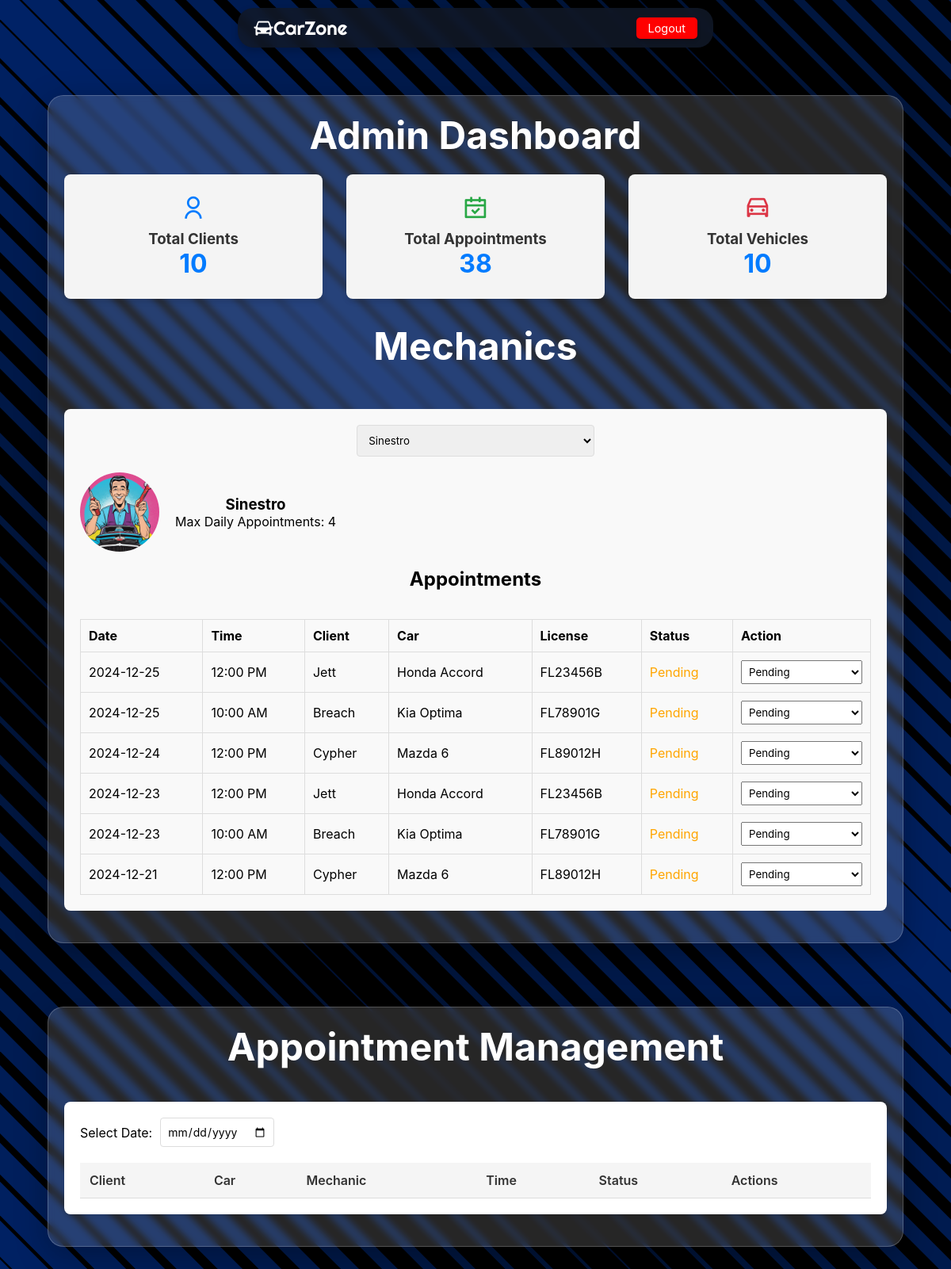
Page /admin_dashboard.php?mechanic_id=3 (signed in) on the committed database.
### tables this page shows
CREATE TABLE mechanics (
    mechanic_id INT PRIMARY KEY AUTO_INCREMENT,
    name VARCHAR(100) NOT NULL,
    max_daily_appointments INT DEFAULT 4,
    image_path VARCHAR(255) DEFAULT 'assets/mechanic_X.png'
);

CREATE TABLE appointments (
    appointment_id INT PRIMARY KEY AUTO_INCREMENT,
    client_id INT NOT NULL,
    car_id INT NOT NULL,
    mechanic_id INT NOT NULL,
    appointment_date DATE NOT NULL,
    time_slot TIME NOT NULL,
    appointment_status ENUM('pending', 'scheduled', 'in_progress', 'completed') DEFAULT 'pending',
    appointment_reason TEXT,
    FOREIGN KEY (client_id) REFERENCES clients(client_id),
    FOREIGN KEY (car_id) REFERENCES cars(car_id),
    FOREIGN KEY (mechanic_id) REFERENCES mechanics(mechanic_id),
    UNIQUE (client_id, appointment_date),
    UNIQUE (mechanic_id, appointment_date, time_slot)
);

CREATE TABLE clients (
    client_id INT PRIMARY KEY AUTO_INCREMENT,
    password_hash VARCHAR(255) NOT NULL,
    name VARCHAR(100) NOT NULL,
    phone VARCHAR(15) NOT NULL,
    email VARCHAR(255),
    address TEXT NOT NULL
);

CREATE TABLE cars (
    car_id INT PRIMARY KEY AUTO_INCREMENT,
    client_id INT NOT NULL,
    car_name VARCHAR(100) NOT NULL,
    license_number VARCHAR(20) NOT NULL,
    engine_number VARCHAR(20) NOT NULL,
    FOREIGN KEY (client_id) REFERENCES clients(client_id)
);

### admin_dashboard.php (the view, shortened to what this page needs)
<?php
require_once 'dbconnection.php';
function getTotalCounts($conn) {
    $counts = [];
    $result = $conn->query("SELECT COUNT(*) as total_clients FROM clients");
    $counts['total_clients'] = $result->fetch_assoc()['total_clients'];
    $result = $conn->query("SELECT COUNT(*) as total_appointments FROM appointments");
    $counts['total_appointments'] = $result->fetch_assoc()['total_appointments'];
    $result = $conn->query("SELECT COUNT(*) as total_vehicles FROM cars");
    $counts['total_vehicles'] = $result->fetch_assoc()['total_vehicles'];
    return $counts;
}
function getAllMechanics($conn) {
    $result = $conn->query("SELECT * FROM mechanics ORDER BY name");
    return $result->fetch_all(MYSQLI_ASSOC);
}
function getMechanicDetails($conn, $mechanic_id) {
    $stmt = $conn->prepare("SELECT * FROM mechanics WHERE mechanic_id = ?");
    $stmt->bind_param("i", $mechanic_id);
    $stmt->execute();
    return $stmt->get_result()->fetch_assoc();
}
function getMechanicAppointments($conn, $mechanic_id) {
    $stmt = $conn->prepare("
        SELECT a.*, c.name AS client_name, car.car_name, car.license_number
        FROM appointments a
        JOIN clients c ON a.client_id = c.client_id
        JOIN cars car ON a.car_id = car.car_id
        WHERE a.mechanic_id = ?
        ORDER BY a.appointment_date DESC
    ");
    $stmt->bind_param("i", $mechanic_id);
    $stmt->execute();
    return $stmt->get_result()->fetch_all(MYSQLI_ASSOC);
}
$dashboardCounts = getTotalCounts($conn);
$mechanics = getAllMechanics($conn);
$selectedMechanicDetails = null;
$selectedMechanicAppointments = [];
if (isset($_GET['mechanic_id'])) {
    $selectedMechanicDetails = getMechanicDetails($conn, $_GET['mechanic_id']);
    $selectedMechanicAppointments = getMechanicAppointments($conn, $_GET['mechanic_id']);
}
?>
<!DOCTYPE html>
<html lang="en">
<head>
    <link rel="stylesheet" href="css/admin_dcss.css">
    <link href="https://cdn.jsdelivr.net/npm/remixicon@4.5.0/fonts/remixicon.css" rel="stylesheet"/>
</head>
<body>
    <div class="navbar">
        <h1><i class="ri-roadster-fill"></i>CarZone</h1>
        <div class="nav-content">
            <a href="admin_login.php" class="login-btn">Logout</a>
        </div>
    </div>
    <div class="app_container">
        <h1>Admin Dashboard</h1>
        <div class="dashboard-grid">
            <div class="dashboard-card">
                <i class="ri-user-line" style="font-size: 2em; color: #007bff;"></i>
                <h3>Total Clients</h3>
                <div class="count"><?php echo $dashboardCounts['total_clients']; ?></div>
            </div>
            <div class="dashboard-card">
                <i class="ri-calendar-check-line" style="font-size: 2em; color: #28a745;"></i>
                <h3>Total Appointments</h3>
                <div class="count"><?php echo $dashboardCounts['total_appointments']; ?></div>
            </div>
            <div class="dashboard-card">
                <i class="ri-car-line" style="font-size: 2em; color: #dc3545;"></i>
                <h3>Total Vehicles</h3>
                <div class="count"><?php echo $dashboardCounts['total_vehicles']; ?></div>
            </div>
        </div>
        <h1 style="color:white">Mechanics</h1>
        <div class="mechanics-section">
            <form method="get">
                <select name="mechanic_id" class="mechanics-dropdown" onchange="this.form.submit()">
                    <?php foreach($mechanics as $mechanic): ?>
                        <option value="<?php echo $mechanic['mechanic_id']; ?>"
                            <?php echo (isset($_GET['mechanic_id']) && $_GET['mechanic_id'] == $mechanic['mechanic_id']) ? 'selected' : ''; ?>>
                            <?php echo htmlspecialchars($mechanic['name']); ?>
                        </option>
                    <?php endforeach; ?>
                </select>
            </form>
            <?php if ($selectedMechanicDetails): ?>
                <div class="mechanic-details">
                    <img src="<?php echo htmlspecialchars($selectedMechanicDetails['image_path']); ?>"
                         alt="<?php echo htmlspecialchars($selectedMechanicDetails['name']); ?>">
                    <div>
                        <h3><?php echo htmlspecialchars($selectedMechanicDetails['name']); ?></h3>
                        <p>Max Daily Appointments: <?php echo $selectedMechanicDetails['max_daily_appointments']; ?></p>
                    </div>
                </div>
                <h2>Appointments</h2>
                <br>
                <table class="appointments-table">
                    <thead>
                        <tr>
                            <th>Date</th>
                            <th>Time</th>
                            <th>Client</th>
                            <th>Car</th>
                            <th>License</th>
                            <th>Status</th>
                            <th>Action</th>
                        </tr>
                    </thead>
                    <tbody>
                        <?php foreach($selectedMechanicAppointments as $appointment): ?>
                        <tr>
                            <td><?php echo htmlspecialchars($appointment['appointment_date']); ?></td>
                            <td><?php echo date('h:i A', strtotime($appointment['time_slot'])); ?></td>
                            <td><?php echo htmlspecialchars($appointment['client_name']); ?></td>
                            <td><?php echo htmlspecialchars($appointment['car_name']); ?></td>
                            <td><?php echo htmlspecialchars($appointment['license_number']); ?></td>
                            <td class="status-<?php echo htmlspecialchars($appointment['appointment_status']); ?>">
                                <?php echo htmlspecialchars(ucfirst(str_replace('_', ' ', $appointment['appointment_status']))); ?>
                            </td>
                            <td>
                                <form method="post">
                                    <select name="appointment_status" class="status-dropdown" onchange="this.form.submit()">
                                        <option value="pending" <?php echo $appointment['appointment_status'] == 'pending' ? 'selected' : ''; ?>>Pending</option>
                                    </select>
                                </form>
                            </td>
                        </tr>
                        <?php endforeach; ?>
                    </tbody>
                </table>
            <?php endif; ?>
        </div>
    </div>
    <div class="app2_container">
        <h1 style="color:white;">Appointment Management</h1>
        <div class="appointment-section">
            <form class="date-selector">
                <label>Select Date:</label>
                <input type="date" name="date"
                       value="<?php echo isset($_GET['date']) ? $_GET['date'] : '';  ?>"
                       onchange="this.form.submit()">
            </form>
            <div class="appointments-container">
                <table class="daily-appointments-table">
                    <thead>
                        <tr>
                            <th>Client</th>
                            <th>Car</th>
                            <th>Mechanic</th>
                            <th>Time</th>
                            <th>Status</th>
                            <th>Actions</th>
                        </tr>
                    </thead>
                </table>
            </div>
           </div>
           </div>
</body>
</html>

### css/admin_dcss.css (style rules this page uses)
* { margin: 0; padding: 0; box-sizing: border-box; font-family: -apple-system, BlinkMacSystemFont, "Segoe UI", Roboto, sans-serif; }
body { display: flex; flex-direction: column; align-items: center; justify-content: flex-start; min-height: 100vh; background-color: #000; background-size: cover; background-attachment: fixed; padding-top: 80px; scroll-behavior: smooth; }
h1 { font-size: 3rem; color: #fff; }
.status-pending { color: orange; }
.navbar { color: whitesmoke; position: fixed; top: 10px; left: 50%; transform: translateX(-50%); width: 50%; display: flex; align-items: center; justify-content: space-between; padding: 10px 20px; background-color: rgba(17, 25, 40, 0.85); backdrop-filter: blur(5px); border-radius: 20px; box-shadow: 0 4px 10px rgba(0, 0, 0, 0.2); z-index: 1000; }
.navbar h1 { font-size: 1.5rem; color: #fff; font-family: "Righteous", sans-serif; font-weight: 400; font-style: normal; }
.nav-content a { padding: 5px 15px; color: #fff; text-decoration: none; background-color: #ff0000; border-radius: 5px; font-size: 0.9rem; box-shadow: 0 2px 4px rgba(0, 0, 0, 0.2); transition: background-color 0.3s ease; }
.app_container, .app2_container { display: flex; flex-direction: column; justify-content: center; align-items: center; width: 90%; max-width: 1400px; margin: 5vh 0; padding: 20px; border-radius: 20px; background: rgba(255, 255, 255, 0.15); box-shadow: 0 10px 40px rgba(0, 0, 0, 0.3); backdrop-filter: blur(4px); -webkit-backdrop-filter: blur(4px); border: 1px solid rgba(255, 255, 255, 0.2); text-align: center; }
.app_container > *, .app2_container > * { margin-bottom: 20px; width: 100%; }
.dashboard-grid { display: grid; grid-template-columns: repeat(3, 1fr); gap: 30px; margin-bottom: 30px; }
.dashboard-card { background-color: #f4f4f4; border-radius: 8px; padding: 25px; text-align: center; box-shadow: 0 4px 6px rgba(0, 0, 0, 0.1); }
.dashboard-card h3 { margin-top: 10px; color: #333; }
.dashboard-card .count { font-size: 2em; font-weight: bold; color: #007bff; }
.mechanics-section { margin-top: 30px; background-color: #f9f9f9; padding: 20px; border-radius: 8px; }
.mechanics-section h2 { margin-bottom: 2vh; }
.mechanics-dropdown { width: 30%; padding: 10px; margin-bottom: 20px; border: 1px solid #ddd; border-radius: 4px; }
.mechanic-details { display: flex; align-items: center; margin-bottom: 20px; }
.mechanic-details img { width: 100px; height: 100px; border-radius: 50%; margin-right: 20px; object-fit: cover; }
.appointments-table { width: 100%; border-collapse: collapse; }
.appointments-table th, .appointments-table td { border: 1px solid #ddd; padding: 10px; text-align: left; }
.status-dropdown { width: 100%; padding: 5px; }
.appointment-section { padding: 20px; background: #fff; border-radius: 8px; box-shadow: 0 2px 4px rgba(0, 0, 0, 0.1); margin-top: 20px; }
.date-selector { margin-bottom: 20px; display: flex; align-items: center; gap: 10px; }
.date-selector input[type="date"] { padding: 8px; border: 1px solid #ddd; border-radius: 4px; font-size: 14px; }
.daily-appointments-table { width: 100%; border-collapse: collapse; margin-top: 20px; }
.daily-appointments-table th, .daily-appointments-table td { padding: 12px; text-align: left; border-bottom: 1px solid #ddd; }
.daily-appointments-table th { background-color: #f5f5f5; font-weight: 600; color: #333; }

### rows in the picture
mechanics: image_path (picture), name "Sinestro", max_daily_appointments "4"
appointments: appointment_date "2024-12-25", time_slot "12:00 PM", client.name "Jett", car.car_name "Honda Accord", car.license_number "FL23456B", appointment_status "Pending"
appointments: appointment_date "2024-12-25", time_slot "10:00 AM", client.name "Breach", car.car_name "Kia Optima", car.license_number "FL78901G", appointment_status "Pending"
appointments: appointment_date "2024-12-24", time_slot "12:00 PM", client.name "Cypher", car.car_name "Mazda 6", car.license_number "FL89012H", appointment_status "Pending"
appointments: appointment_date "2024-12-23", time_slot "12:00 PM", client.name "Jett", car.car_name "Honda Accord", car.license_number "FL23456B", appointment_status "Pending"
appointments: appointment_date "2024-12-23", time_slot "10:00 AM", client.name "Breach", car.car_name "Kia Optima", car.license_number "FL78901G", appointment_status "Pending"
appointments: appointment_date "2024-12-21", time_slot "12:00 PM", client.name "Cypher", car.car_name "Mazda 6", car.license_number "FL89012H", appointment_status "Pending"

### other values in the picture
$dashboardCounts['total_clients'] "10"
$dashboardCounts['total_appointments'] "38"
$dashboardCounts['total_vehicles'] "10"
form field mechanic_id "Sinestro"
